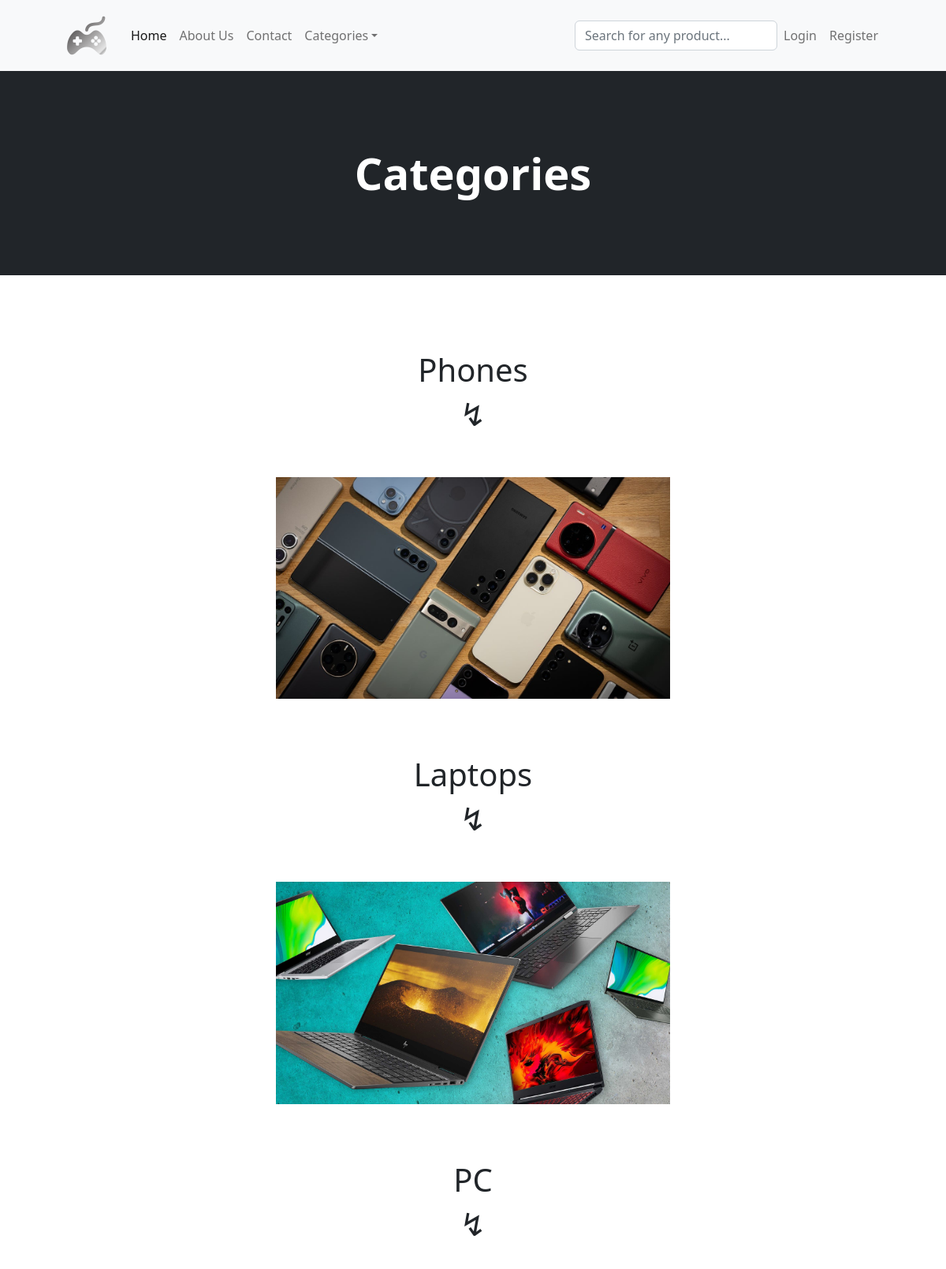
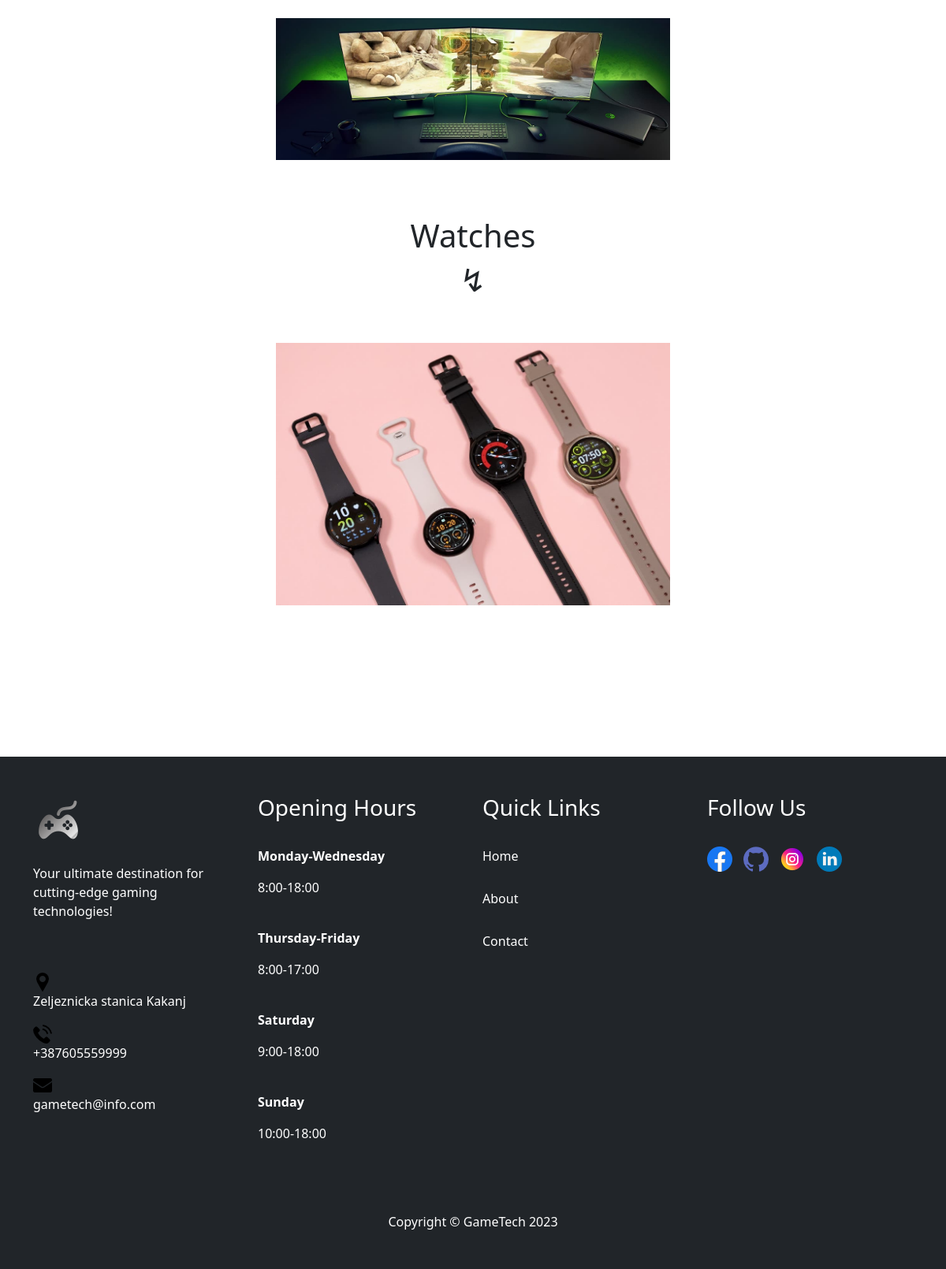
The app's page /category_summary/ with its own data (2 pictures, top to bottom).
### store/models.py (models this page shows)
class Category(models.Model):
    name = models.CharField(max_length=50)
    image = models.ImageField(upload_to='uploads/category', null=True, blank=True)
    def __str__(self):
        return self.name
    class Meta:
        verbose_name_plural = 'categories'

### store/views.py (the view)
# urls.py: path('category_summary/', views.category_summary, name='category_summary'),
def category_summary(reqeust):
    categories = Category.objects.all()
    return render(reqeust, 'category_summary.html', {"categories":categories})

### cart/context_processors.py (called while the page is built)
def cart(request):
    return {
        'cart': Cart(request)
    }

### store/templates/category_summary.html
{% extends 'base.html' %}
{% load static %}
{% block content %}
<header class="bg-dark py-5">
    <div class="container px-4 px-lg-5 my-5">
        <div class="text-center text-white">
            <h1 class="display-4 fw-bolder">Categories</h1>
        </div>
    </div>
</header>
<br><br><br>
<div class="container">
    <div class="row">
        <center>
            {% for category in categories %}
                <br>
                <h1>{{category.name}}</h1>
                <h1>↯</h1>
                <a href="{% url 'category' category %}">
                    {% if category.image %}
                        <br>
                        <br>
                        <img src="{{ category.image.url }}" alt="{{ category.name }}" style="max-width: 500px;">
                        <br>
                        <br>
                    {% endif %}
                </a>
                <br>
            {% endfor %}
        </center>
    </div>
    <br><br><br>
</div>
<br><br><br>
{% endblock %}

### records on screen
Category: name "Phones", image (picture)
Category: name "Laptops", image (picture)
Category: name "PC", image (picture)
Category: name "Watches", image (picture)
